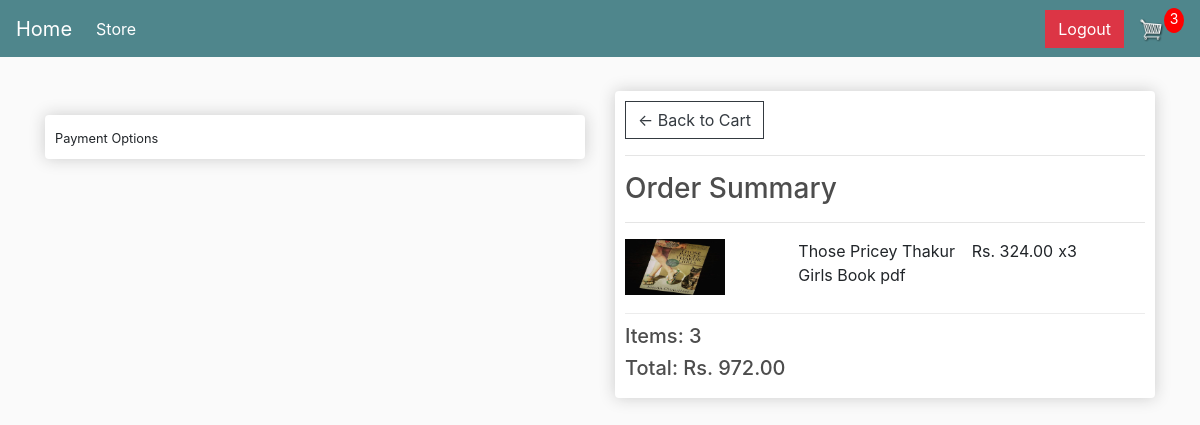
The app's page /checkout/ (signed in) with its own data.
### store/models.py (models this page shows, shortened)
class OrderItem(models.Model):
	product = models.ForeignKey(Product, on_delete=models.SET_NULL, null=True, blank=True)
	order = models.ForeignKey(Order, on_delete=models.SET_NULL, null=True, blank=True)
	quantity = models.IntegerField(default=0, null=True, blank=True)
	date_added = models.DateTimeField(auto_now_add=True)
	@property
	def get_total(self):
		total = self.product.price * self.quantity
		return total

class Product(models.Model):
	name = models.CharField(max_length=200, null=True) #null=True is not in src code
	price = models.DecimalField(max_digits=7, decimal_places=2)
	digital = models.BooleanField(default=False,null=True, blank=False)
	image = models.ImageField(null=True, blank=True)
	@property
	def imageURL(self):
		try:
			url = self.image.url
		except:
			url = ''
		return url

class Order(models.Model):
	customer = models.ForeignKey(Customer, on_delete=models.SET_NULL, null=True, blank=False) #null=True, blank=False not in src code
	date_ordered = models.DateTimeField(auto_now_add=True)
	complete = models.BooleanField(default=False, null=True, blank= False)
	transaction_id = models.CharField(max_length=100, null=True)
	@property
	def shipping(self):
		shipping = False
		orderitems = self.orderitem_set.all()
		for i in orderitems:
			if i.product.digital == False:
				shipping = True
		return shipping
	@property
	def get_cart_total(self):
		orderitems = self.orderitem_set.all()
		total = sum([item.get_total for item in orderitems])
		return total
	@property
	def get_cart_items(self):
		orderitems = self.orderitem_set.all()
		total = sum([item.quantity for item in orderitems])
		return total

### store/views.py (the view)
# urls.py: path('checkout/', views.checkout, name="checkout"),
def checkout(request):
     data = cartData(request)
     cartItems = data['cartItems']
     order = data['order']
     items = data['items']
     context = {'items':items, 'order':order, 'cartItems':cartItems}
     return render(request, 'store/checkout.html', context)

### store/utils.py (called while the page is built)
def cartData(request):
    if request.user.is_authenticated:
        customer = request.user.customer
        order, created = Order.objects.get_or_create(customer=customer, complete=False)
        items = order.orderitem_set.all()
        cartItems = order.get_cart_items
    else:
        cookieData = cookieCart(request)
        cartItems = cookieData['cartItems']
        order = cookieData['order']
        items = cookieData['items']
    return{'cartItems':cartItems ,'order':order, 'items':items}

### store/templates/store/checkout.html (shortened to what this page needs)
{% extends 'store/main.html' %}
{% load static %}
{% block content %}
    <div class="row">
        <div class="col-lg-6">
            <br>
			<div class="box-element hidden" id="payment-info">
				<small>Payment Options</small>
			</div>
        </div>
        <div class="col-lg-6">
			<div class="box-element">
				<a  class="btn btn-outline-dark" href="{% url 'cart' %}">&#x2190; Back to Cart</a>
				<hr>
				<h3>Order Summary</h3>
				<hr>
				{% for item in items %}
				<div class="cart-row">
					<div style="flex:2"><img class="row-image" src="{{item.product.imageURL}}"></div>
					<div style="flex:2"><p>{{item.product.name}}</p></div>
					<div style="flex:1"><p>Rs. {{item.product.price|floatformat:2}}</p></div>
					<div style="flex:1"><p>x{{item.quantity}}</p></div>
				</div>
				{% endfor %}
				<h5>Items:   {{order.get_cart_items}}</h5>
				<h5>Total:   Rs. {{order.get_cart_total|floatformat:2}}</h5>
			</div>
		</div>
    </div>
{% endblock content %}

### static/css/main.css (style rules this page uses)
body { background-color: hsl(0, 0%, 98%); }
h1,h2,h3,h4,h5,h6 { color:hsl(0, 0%, 30%); }
.box-element { box-shadow:hsl(0, 0%, 80%) 0 0 16px; background-color: #fff; border-radius: 4px; padding: 10px; }
.col-lg-4, .col-lg-6, .col-lg-8, .col-lg-12 { margin-top: 10px; }
.btn { border-radius: 0; }
.row-image { width: 100px; }
.cart-row { display: flex; align-items: flex-stretch; padding-bottom: 10px; margin-bottom: 10px; border-bottom: 1px solid #ececec; }

### records on screen
OrderItem: product.imageURL (picture), product.name "Those Pricey Thakur Girls Book pdf", product.price "324.00", quantity "3"
Order: get_cart_items "3", get_cart_total "972.00"

### other values on screen
{{ cartItems }} "3"
